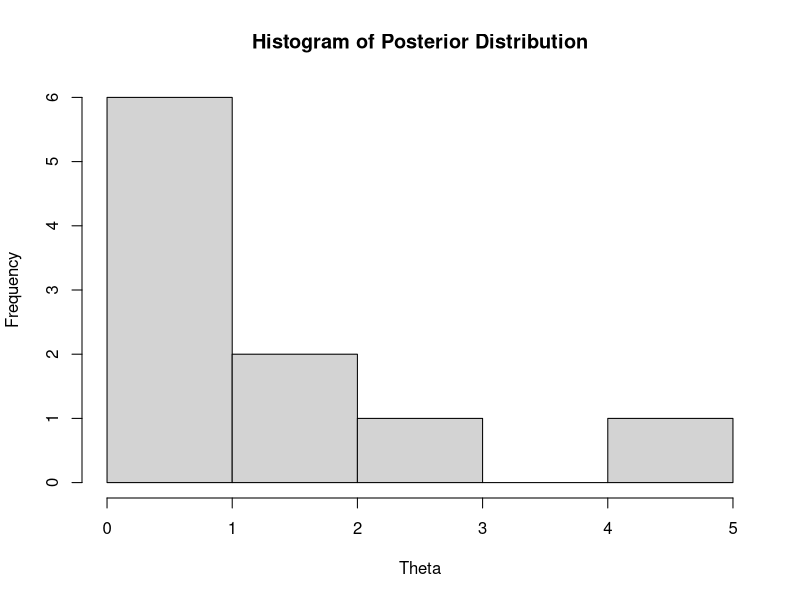
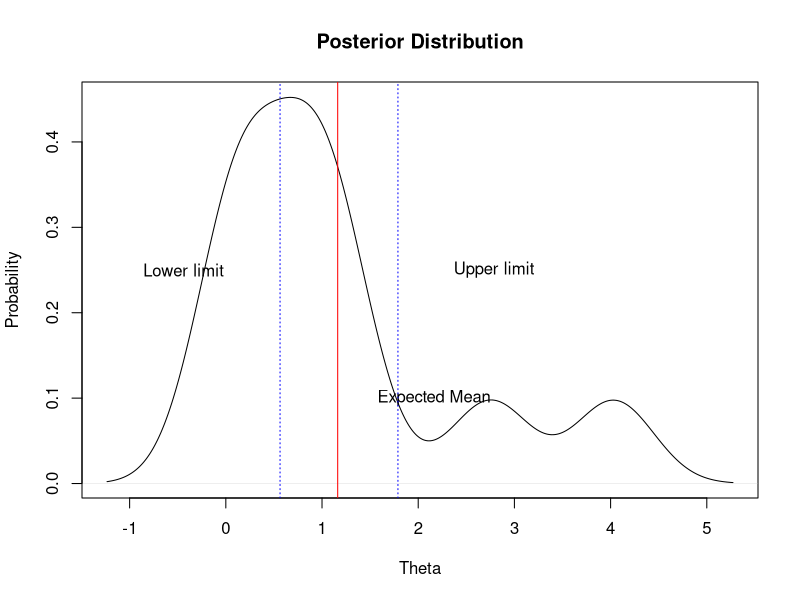
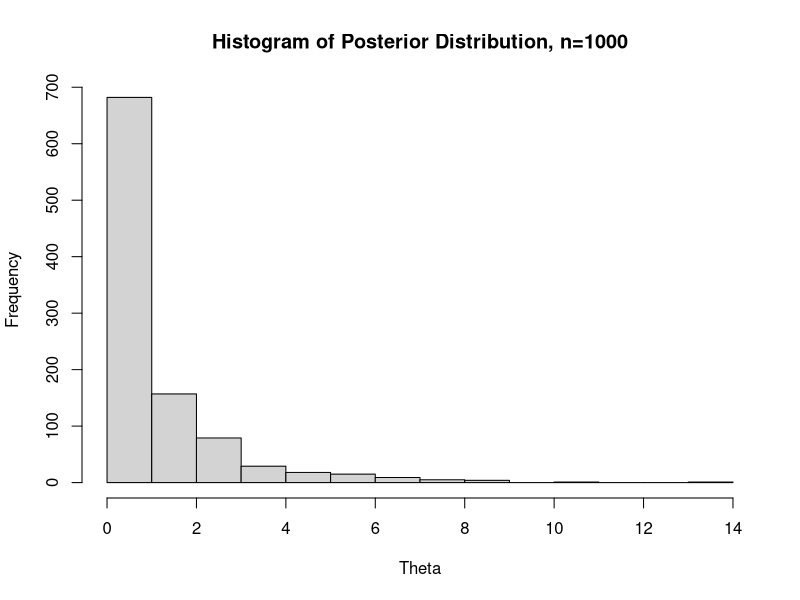
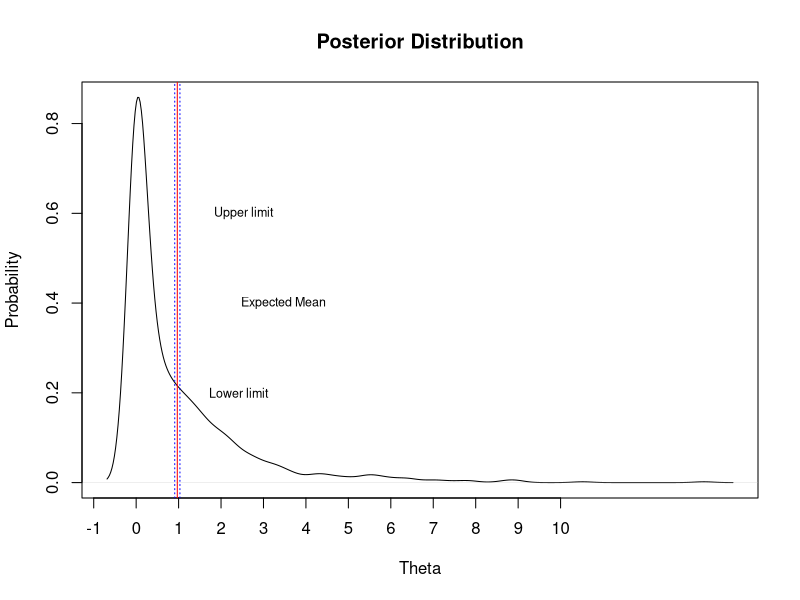

These figures' R source, in order:
## ---- chunk 1
knitr::opts_chunk$set(echo = TRUE)
## ---- chunk 2
#FOr 2.2

#Setting Parameters and Generating Data
a1=1
b1=1
lik1<-rpois(10, 1)
pri1<-rgamma(10, shape=a1, rate=b1)
post1<-lik1*pri1

#Plotting Histogram
hist(post1, main="Histogram of Posterior Distribution", xlab="Theta", ylab="Frequency")
d1<-density(post1)

#I used the posterior definitions for aplha and beta to generate the credibility intervals (apha1 = Sigma(yi) + alpha0, and beta1=n + beta0), using the gamma quantile (qgamma) command

a0=11+1
b0=10+1
quant1<-qgamma(c(0.025,0.975), shape=a0, rate=b0)

#Plotting density funciton with relevant markers

plot(d1, main="Posterior Distribution", xlab="Theta", ylab="Probability")
abline(v=mean(post1), col="red", lty=1)
text(mean(post1)+1,0.1,labels="Expected Mean", cex=1)

abline(v=quant1[1], col="blue", lty=3)
text(quant1[1]-1,0.25,labels="Lower limit", cex=1)

abline(v=quant1[2], col="blue", lty=3)
text(quant1[2]+1,0.25,labels="Upper limit", cex=1)

## ---- chunk 3
#PART IV

#Setting Parameters and Generating Data
lik2<-rpois(1000, 1)
pri2<-rgamma(1000, shape=a1, rate=b1)
post2<-lik2*pri2

#Plotting Histogram
hist(post2, main="Histogram of Posterior Distribution, n=1000", xlab="Theta", ylab="Frequency")
d2<-density(post2)

#Again, I used the posterior definitions for aplha and beta to generate the credibility intervals (apha1 = Sigma(yi) + alpha0, and beta1=n + beta0), using the gamma quantile (qgamma) command
a2=sum(post2)+1
b2=1000+1
quant2<-qgamma(c(0.025,0.975), shape=a2, rate=b2)

#Plotting density funciton with relevant markers
plot(d2, main="Posterior Distribution", xlab="Theta", ylab="Probability", xaxp  = c(-1, 10, 11))
abline(v=mean(post2), col="red", lty=1)
text(mean(post2)+2.5,0.4,labels="Expected Mean", cex=0.75)

abline(v=quant2[1], col="blue", lty=3)
text(quant2[1]+1.5,0.2,labels="Lower limit", cex=0.75)

abline(v=quant2[2], col="blue", lty=3)
text(quant2[2]+1.5,0.6,labels="Upper limit", cex=0.75)
